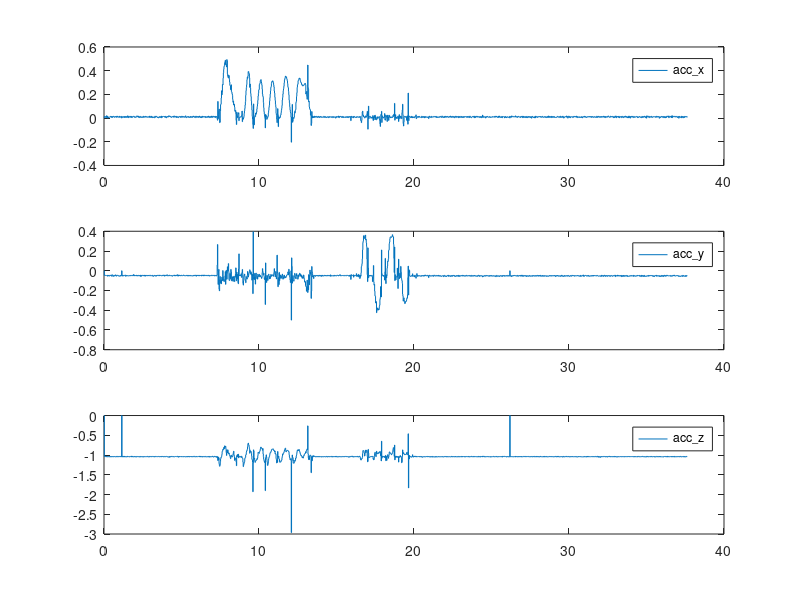
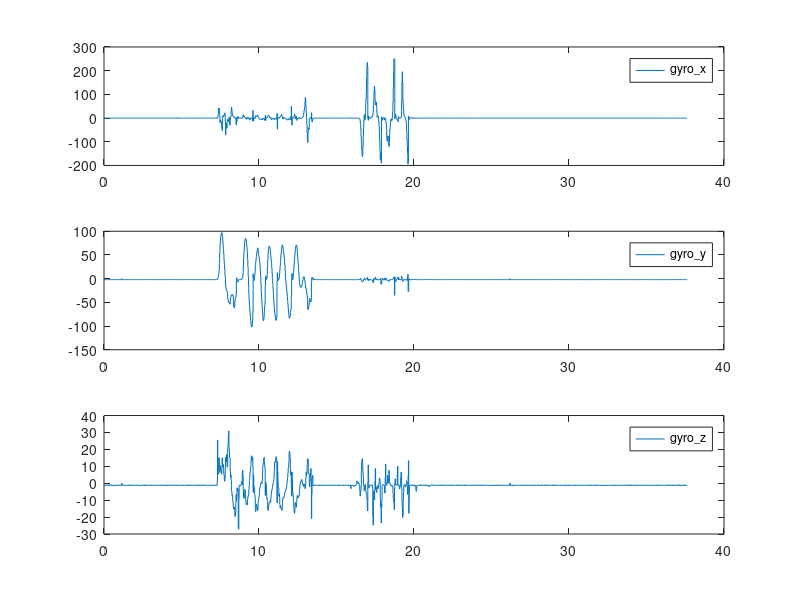
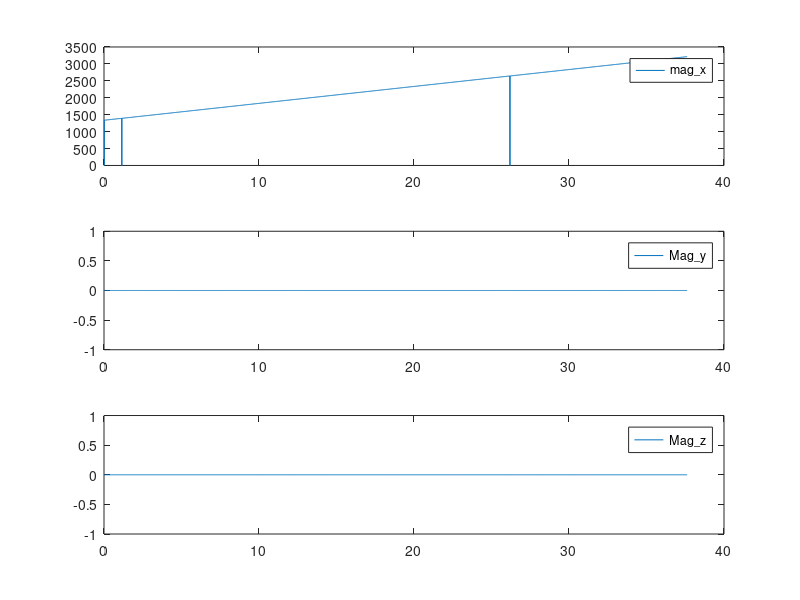

Source code (MATLAB) for these figures, in order:
%%
load main.mat
%%
figure
ax1=subplot(3,1,1)
stairs(yout_rt.time, yout_rt.signals(1).values(1,:))
legend('acc\_x')
ax2=subplot(3,1,2)
stairs(yout_rt.time, yout_rt.signals(1).values(2,:))
legend('acc\_y')
ax3=subplot(3,1,3)
stairs(yout_rt.time, yout_rt.signals(1).values(3,:))
legend('acc\_z')
linkaxes([ax1 ax2 ax3],'x')

figure
ax1=subplot(3,1,1)
stairs(yout_rt.time, yout_rt.signals(2).values(1,:))
legend('gyro\_x')
ax2=subplot(3,1,2)
stairs(yout_rt.time, yout_rt.signals(2).values(2,:))
legend('gyro\_y')
ax3=subplot(3,1,3)
stairs(yout_rt.time, yout_rt.signals(2).values(3,:))
legend('gyro\_z')
linkaxes([ax1 ax2 ax3],'x')

figure
ax1=subplot(3,1,1)
stairs(yout_rt.time, yout_rt.signals(3).values(1,:))
legend('mag\_x')
ax2=subplot(3,1,2)
stairs(yout_rt.time, yout_rt.signals(3).values(2,:))
legend('Mag\_y')
ax3=subplot(3,1,3)
stairs(yout_rt.time, yout_rt.signals(3).values(3,:))
legend('Mag\_z')
linkaxes([ax1 ax2 ax3],'x')